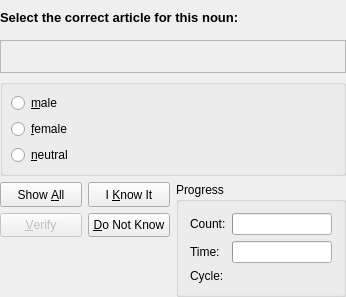
<ui version="4.0" >
 <author>Peter Hedlund &lt;peter.hedlund@kdemail.net></author>
 <class>ArtQueryDlgForm</class>
 <widget class="QWidget" name="ArtQueryDlgForm" >
  <property name="geometry" >
   <rect>
    <x>0</x>
    <y>0</y>
    <width>346</width>
    <height>297</height>
   </rect>
  </property>
  <property name="sizePolicy" >
   <sizepolicy>
    <hsizetype>3</hsizetype>
    <vsizetype>1</vsizetype>
    <horstretch>0</horstretch>
    <verstretch>0</verstretch>
   </sizepolicy>
  </property>
  <layout class="QGridLayout" >
   <property name="margin" >
    <number>0</number>
   </property>
   <property name="spacing" >
    <number>6</number>
   </property>
   <item row="2" column="0" >
    <widget class="QGroupBox" name="artGroup" >
     <property name="title" >
      <string/>
     </property>
     <layout class="QVBoxLayout" >
      <property name="margin" >
       <number>8</number>
      </property>
      <property name="spacing" >
       <number>6</number>
      </property>
      <item>
       <widget class="QRadioButton" name="male" >
        <property name="text" >
         <string>&amp;male</string>
        </property>
       </widget>
      </item>
      <item>
       <widget class="QRadioButton" name="rb_fem" >
        <property name="text" >
         <string>&amp;female</string>
        </property>
       </widget>
      </item>
      <item>
       <widget class="QRadioButton" name="natural" >
        <property name="text" >
         <string>&amp;neutral</string>
        </property>
       </widget>
      </item>
     </layout>
    </widget>
   </item>
   <item row="3" column="0" >
    <layout class="QGridLayout" >
     <property name="margin" >
      <number>0</number>
     </property>
     <property name="spacing" >
      <number>6</number>
     </property>
     <item rowspan="2" row="0" column="1" >
      <widget class="QGroupBox" name="progressgroup" >
       <property name="sizePolicy" >
        <sizepolicy>
         <hsizetype>1</hsizetype>
         <vsizetype>1</vsizetype>
         <horstretch>0</horstretch>
         <verstretch>0</verstretch>
        </sizepolicy>
       </property>
       <property name="title" >
        <string>Progress</string>
       </property>
       <layout class="QGridLayout" >
        <property name="margin" >
         <number>11</number>
        </property>
        <property name="spacing" >
         <number>6</number>
        </property>
        <item row="0" column="1" >
         <widget class="QProgressBar" name="countbar" >
          <property name="orientation" >
           <enum>Qt::Horizontal</enum>
          </property>
         </widget>
        </item>
        <item row="1" column="1" >
         <widget class="QProgressBar" name="timebar" >
          <property name="orientation" >
           <enum>Qt::Horizontal</enum>
          </property>
         </widget>
        </item>
        <item row="0" column="0" >
         <widget class="QLabel" name="countlabel" >
          <property name="sizePolicy" >
           <sizepolicy>
            <hsizetype>5</hsizetype>
            <vsizetype>5</vsizetype>
            <horstretch>0</horstretch>
            <verstretch>0</verstretch>
           </sizepolicy>
          </property>
          <property name="text" >
           <string>Count:</string>
          </property>
         </widget>
        </item>
        <item row="1" column="0" >
         <widget class="QLabel" name="timelabel" >
          <property name="sizePolicy" >
           <sizepolicy>
            <hsizetype>5</hsizetype>
            <vsizetype>5</vsizetype>
            <horstretch>0</horstretch>
            <verstretch>0</verstretch>
           </sizepolicy>
          </property>
          <property name="text" >
           <string>Time:</string>
          </property>
         </widget>
        </item>
        <item row="2" column="0" >
         <widget class="QLabel" name="Cyclelabel" >
          <property name="sizePolicy" >
           <sizepolicy>
            <hsizetype>5</hsizetype>
            <vsizetype>5</vsizetype>
            <horstretch>0</horstretch>
            <verstretch>0</verstretch>
           </sizepolicy>
          </property>
          <property name="frameShape" >
           <enum>QFrame::NoFrame</enum>
          </property>
          <property name="text" >
           <string>Cycle:</string>
          </property>
         </widget>
        </item>
        <item row="2" column="1" >
         <widget class="QLabel" name="progCount" >
          <property name="sizePolicy" >
           <sizepolicy>
            <hsizetype>5</hsizetype>
            <vsizetype>1</vsizetype>
            <horstretch>0</horstretch>
            <verstretch>0</verstretch>
           </sizepolicy>
          </property>
         </widget>
        </item>
       </layout>
      </widget>
     </item>
     <item row="0" column="0" >
      <layout class="QGridLayout" >
       <property name="margin" >
        <number>0</number>
       </property>
       <property name="spacing" >
        <number>6</number>
       </property>
       <item row="1" column="0" >
        <widget class="QPushButton" name="verify" >
         <property name="enabled" >
          <bool>false</bool>
         </property>
         <property name="sizePolicy" >
          <sizepolicy>
           <hsizetype>1</hsizetype>
           <vsizetype>1</vsizetype>
           <horstretch>0</horstretch>
           <verstretch>0</verstretch>
          </sizepolicy>
         </property>
         <property name="text" >
          <string>&amp;Verify</string>
         </property>
        </widget>
       </item>
       <item row="0" column="1" >
        <widget class="QPushButton" name="know_it" >
         <property name="sizePolicy" >
          <sizepolicy>
           <hsizetype>1</hsizetype>
           <vsizetype>1</vsizetype>
           <horstretch>0</horstretch>
           <verstretch>0</verstretch>
          </sizepolicy>
         </property>
         <property name="text" >
          <string>I &amp;Know It</string>
         </property>
        </widget>
       </item>
       <item row="0" column="0" >
        <widget class="QPushButton" name="show_all" >
         <property name="sizePolicy" >
          <sizepolicy>
           <hsizetype>1</hsizetype>
           <vsizetype>1</vsizetype>
           <horstretch>0</horstretch>
           <verstretch>0</verstretch>
          </sizepolicy>
         </property>
         <property name="text" >
          <string>Show &amp;All</string>
         </property>
        </widget>
       </item>
       <item row="1" column="1" >
        <widget class="QPushButton" name="dont_know" >
         <property name="sizePolicy" >
          <sizepolicy>
           <hsizetype>1</hsizetype>
           <vsizetype>1</vsizetype>
           <horstretch>0</horstretch>
           <verstretch>0</verstretch>
          </sizepolicy>
         </property>
         <property name="text" >
          <string>&amp;Do Not Know</string>
         </property>
        </widget>
       </item>
      </layout>
     </item>
     <item row="1" column="0" >
      <widget class="QLabel" name="status" >
       <property name="sizePolicy" >
        <sizepolicy>
         <hsizetype>7</hsizetype>
         <vsizetype>1</vsizetype>
         <horstretch>0</horstretch>
         <verstretch>0</verstretch>
        </sizepolicy>
       </property>
       <property name="frameShadow" >
        <enum>QFrame::Plain</enum>
       </property>
       <property name="text" >
        <string/>
       </property>
      </widget>
     </item>
    </layout>
   </item>
   <item row="1" column="0" >
    <widget class="QLabel" name="orgField" >
     <property name="sizePolicy" >
      <sizepolicy>
       <hsizetype>7</hsizetype>
       <vsizetype>1</vsizetype>
       <horstretch>0</horstretch>
       <verstretch>0</verstretch>
      </sizepolicy>
     </property>
     <property name="frameShape" >
      <enum>QFrame::StyledPanel</enum>
     </property>
     <property name="frameShadow" >
      <enum>QFrame::Plain</enum>
     </property>
     <property name="text" >
      <string/>
     </property>
    </widget>
   </item>
   <item row="0" column="0" >
    <widget class="QLabel" name="TextLabel1" >
     <property name="font" >
      <font>
       <family>Tahoma</family>
       <pointsize>10</pointsize>
       <weight>75</weight>
       <italic>false</italic>
       <bold>true</bold>
       <underline>false</underline>
       <strikeout>false</strikeout>
      </font>
     </property>
     <property name="text" >
      <string>Select the correct article for this noun:</string>
     </property>
    </widget>
   </item>
  </layout>
 </widget>
 <layoutdefault spacing="6" margin="11" />
 <tabstops>
  <tabstop>male</tabstop>
  <tabstop>rb_fem</tabstop>
  <tabstop>natural</tabstop>
  <tabstop>show_all</tabstop>
  <tabstop>verify</tabstop>
  <tabstop>know_it</tabstop>
  <tabstop>dont_know</tabstop>
 </tabstops>
 <resources/>
 <connections/>
</ui>
